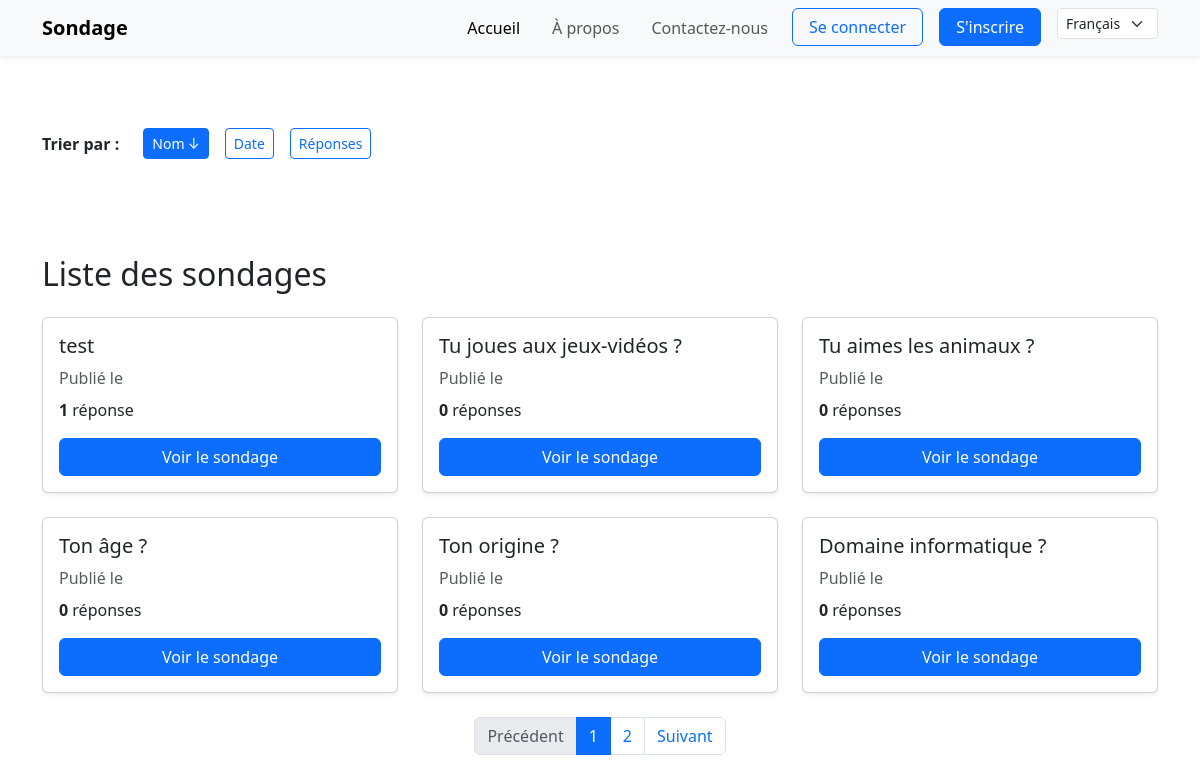
Screenshot of /?sort=question_text&order=desc&page=1 with the database file from the repository.
### main_app/models.py (models this page shows, shortened)
class Question(models.Model):
    question_text = models.CharField(max_length=200)
    creator = models.ForeignKey(User, on_delete=models.CASCADE, null=True)
    pub_date = models.DateTimeField("date published")

### main_app/views.py (the view)
# urls.py: path('', views.home, name='home'),
def home(request):
    sort_param = request.GET.get('sort', 'pub_date')  # par défaut tri par date
    sort_order = request.GET.get('order', 'desc')     # par défaut décroissant
    order_prefix = '-' if sort_order == 'desc' else ''
    sort_field = f"{order_prefix}{sort_param}"
    if request.user.is_authenticated:
        questions = Question.objects.filter(creator=request.user)
    else:
        questions = Question.objects.all()
    questions = questions.annotate(
        response_count=Count('choice__response')
    ).order_by(sort_field)
    paginator = Paginator(questions, 6)
    page_number = request.GET.get('page')
    page_obj = paginator.get_page(page_number)
    return render(request, 'main_app/home.html', {
        'page_obj': page_obj,
        'current_sort': sort_param,
        'current_order': sort_order,
    })

### main_app/templates/main_app/home.html (shortened to what this page needs)
{% extends "main_app/base.html" %}
{% load i18n %}
{% block content %}
<div class="d-flex align-items-center mb-4 gap-3 flex-wrap">
  <span class="fw-semibold me-2">{% trans "Trier par :" %}</span>
  {% if current_sort == 'question_text' and current_order == 'asc' %}
    <a href="?sort=question_text&order=desc&page={{ page_obj.number }}" class="btn btn-primary btn-sm">{% trans "Nom ↑" %}</a>
  {% elif current_sort == 'question_text' and current_order == 'desc' %}
    <a href="?sort=question_text&order=asc&page={{ page_obj.number }}" class="btn btn-primary btn-sm">{% trans "Nom ↓" %}</a>
  {% else %}
    <a href="?sort=question_text&order=asc&page={{ page_obj.number }}" class="btn btn-outline-primary btn-sm">{% trans "Nom" %}</a>
  {% endif %}
  {% if current_sort == 'pub_date' and current_order == 'asc' %}
    <a href="?sort=pub_date&order=desc&page={{ page_obj.number }}" class="btn btn-primary btn-sm">{% trans "Date ↑" %}</a>
  {% elif current_sort == 'pub_date' and current_order == 'desc' %}
    <a href="?sort=pub_date&order=asc&page={{ page_obj.number }}" class="btn btn-primary btn-sm">{% trans "Date ↓" %}</a>
  {% else %}
    <a href="?sort=pub_date&order=asc&page={{ page_obj.number }}" class="btn btn-outline-primary btn-sm">{% trans "Date" %}</a>
  {% endif %}
  {% if current_sort == 'response_count' and current_order == 'asc' %}
    <a href="?sort=response_count&order=desc&page={{ page_obj.number }}" class="btn btn-primary btn-sm">{% trans "Réponses ↑" %}</a>
  {% elif current_sort == 'response_count' and current_order == 'desc' %}
    <a href="?sort=response_count&order=asc&page={{ page_obj.number }}" class="btn btn-primary btn-sm">{% trans "Réponses ↓" %}</a>
  {% else %}
    <a href="?sort=response_count&order=asc&page={{ page_obj.number }}" class="btn btn-outline-primary btn-sm">{% trans "Réponses" %}</a>
  {% endif %}
</div>
<h2 class="mb-4 pt-5 mt-5">{% trans "Liste des sondages" %}</h2>
{% if page_obj %}
  <div class="row row-cols-1 row-cols-md-2 row-cols-lg-3 g-4">
    {% for question in page_obj %}
      <div class="col">
        <div class="card h-100 shadow-sm">
          <div class="card-body d-flex flex-column">
            <h5 class="card-title">{{ question.question_text }}</h5>
            <p class="card-text text-muted mb-2">{% blocktrans %}Publié le {{ question.pub_date|date:"d/m/Y H:i" }}{% endblocktrans %}</p>
            <p class="card-text"><strong>{{ question.response_count }}</strong> {% blocktrans count response_count=question.response_count %}réponse{% plural %}réponses{% endblocktrans %}</p>
            <a href="{% url 'question_detail' question.id %}" class="btn btn-primary mt-auto">{% trans "Voir le sondage" %}</a>
          </div>
        </div>
      </div>
    {% endfor %}
  </div>
{% else %}
  <p class="lead">{% trans "Aucun sondage disponible pour le moment." %}</p>
{% endif %}
<nav aria-label="Pagination">
  <ul class="pagination justify-content-center mt-4">
    {% if page_obj.has_previous %}
      <li class="page-item">
        <a class="page-link" href="?page={{ page_obj.previous_page_number }}">{% trans "Précédent" %}</a>
      </li>
    {% else %}
      <li class="page-item disabled">
        <span class="page-link">{% trans "Précédent" %}</span>
      </li>
    {% endif %}
    {% for num in page_obj.paginator.page_range %}
      {% if page_obj.number == num %}
        <li class="page-item active"><span class="page-link">{{ num }}</span></li>
      {% else %}
        <li class="page-item"><a class="page-link" href="?sort={{ current_sort }}&order={{ current_order }}&page={{ num }}">{{ num }}</a></li>
      {% endif %}
    {% endfor %}
    {% if page_obj.has_next %}
      <li class="page-item">
        <a class="page-link" href="?sort={{ current_sort }}&order={{ current_order }}&page={{ page_obj.next_page_number }}">{% trans "Suivant" %}</a>
      </li>
    {% else %}
      <li class="page-item disabled">
        <span class="page-link">{% trans "Suivant" %}</span>
      </li>
    {% endif %}
  </ul>
</nav>
{% endblock %}

### rows the page displays
Question: question_text "test", response_count "1"
Question: question_text "Tu joues aux jeux-vidéos ?", response_count "0"
Question: question_text "Tu aimes les animaux ?", response_count "0"
Question: question_text "Ton âge ?", response_count "0"
Question: question_text "Ton origine ?", response_count "0"
Question: question_text "Domaine informatique ?", response_count "0"

### other values shown
{{ num }} "1"
{{ num }} "2"
form field language "Français"
